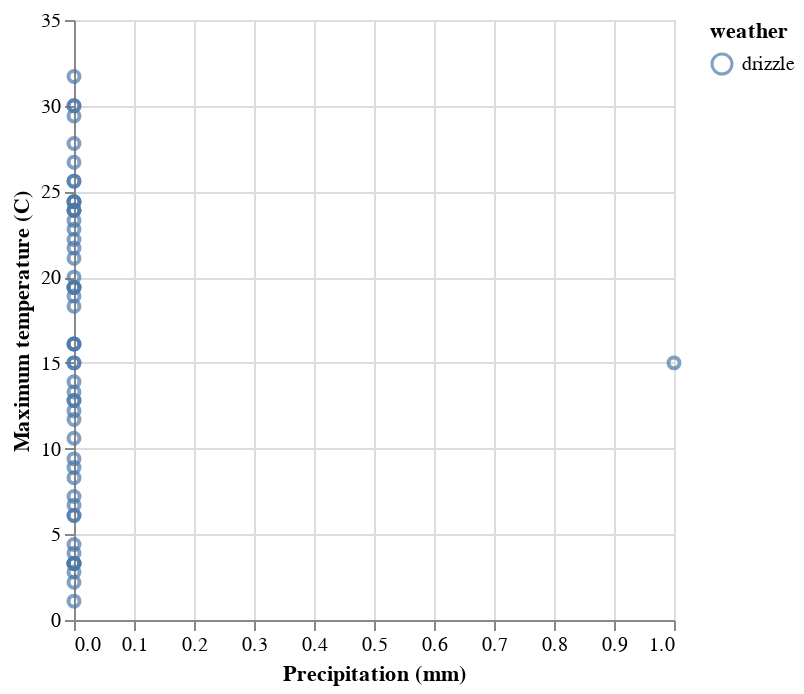

The notebook cell saved with this chart:
### Code cell
alt.Chart(weather_data).mark_point().encode(
  alt.X('precipitation').title("Precipitation (mm)"),
  alt.Y('temp_max').title("Maximum temperature (C)"),
  alt.Color('weather')
).transform_filter(alt.datum.weather == 'drizzle')

### Figure 1 — Vega-Lite specification as saved in the notebook (floating-point values rounded to 4 significant figures; data arrays with more than 128 entries replaced by an {"elided": "..."} marker saying what was removed)
{"config": {"view": {"continuousWidth": 300, "continuousHeight": 300}}, "data": {"name": "data-830c39fec90146253fb06a06c26374ef"}, "mark": {"type": "point"}, "encoding": {"color": {"field": "weather", "type": "nominal"}, "x": {"field": "precipitation", "title": "Precipitation (mm)", "type": "quantitative"}, "y": {"field": "temp_max", "title": "Maximum temperature (C)", "type": "quantitative"}}, "transform": [{"filter": "(datum.weather === 'drizzle')"}], "$schema": "https://vega.github.io/schema/vega-lite/v5.14.1.json", "datasets": {"data-830c39fec90146253fb06a06c26374ef": {"elided": "1461 records"}}}
